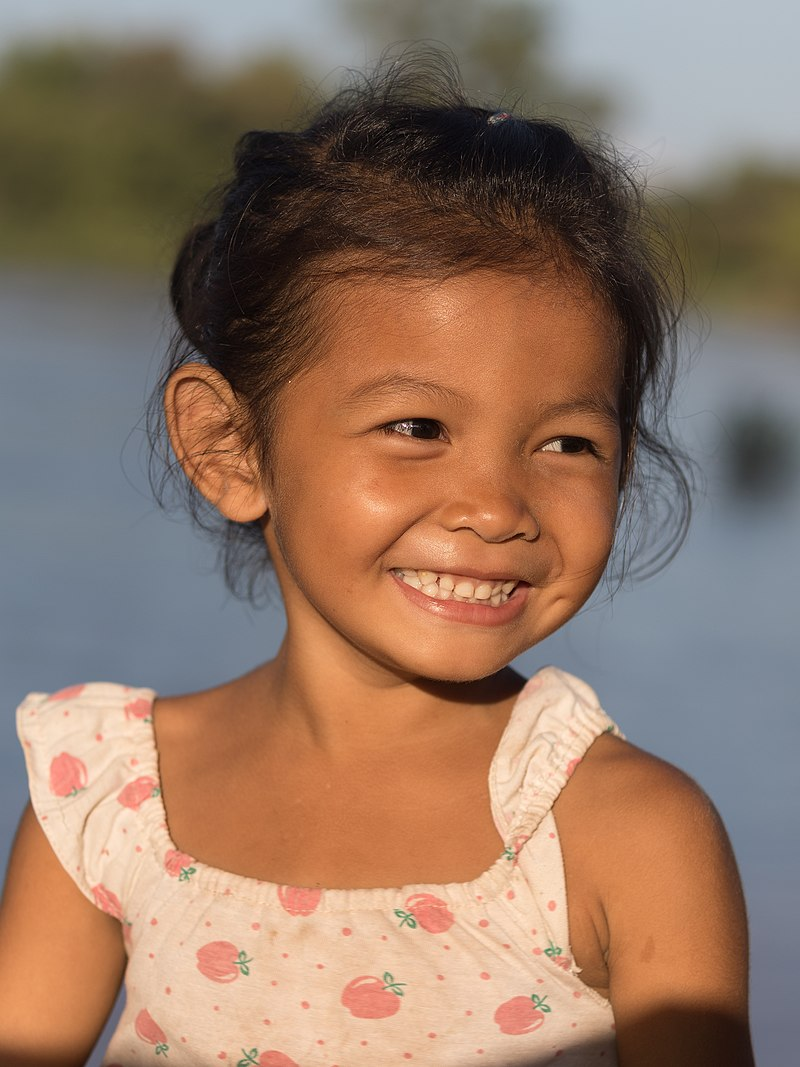
#> input picture download1.jpg, 800 x 1067 px, given in place of download.jpeg, which was not available
$ jupyter execute --allow-errors final.ipynb
#> lines starting #> are read from the running program, lines starting #| are printed output that depends on the picture; pictures that were not available may be replaced by others from this repository, and a replacement may not be noted
[cell 1]
import cv2
import random
import torch
import torch.nn as nn
import torch.nn.parallel
import torch.optim as optim
import torch.utils.data
import torchvision.datasets as dset
import torchvision.transforms as transforms
import torchvision.utils as vutils
import numpy as np
import matplotlib.pyplot as plt
import matplotlib.animation as animation
from IPython.display import HTML

[cell 2]
# Number of workers for dataloader
workers = 2

# Batch size during training
batch_size = 128

# Spatial size of training images. All images will be resized to this
#   size using a transformer.
image_size = 64

# Number of channels in the training images. For color images this is 3
nc = 3

# Size of z latent vector (i.e. size of generator input)
nz = 100

# Size of feature maps in generator
ngf = 64

# Size of feature maps in discriminator
ndf = 64

# Number of training epochs
num_epochs = 500

# Learning rate for optimizers
lr = 0.0002

# Beta1 hyperparameter for Adam optimizers
beta1 = 0.5

# Number of GPUs available. Use 0 for CPU mode.
ngpu = 1

[cell 3]
# Generator Code

class Generator(nn.Module):
    # [25 lines left out: function __init__, not called in this run]

    def forward(self, input):
        return self.main(input)

[cell 4]
class Encoder(nn.Module):
    def __init__(self):
        super(Encoder, self).__init__()
        self.main = nn.Sequential(
            nn.Conv2d(3, 64, 4, 2, 1),
            nn.ReLU(True),
            nn.Conv2d(64, 128, 4, 2, 1),
            nn.BatchNorm2d(128),
            nn.ReLU(True),
            nn.Conv2d(128, 256, 4, 2, 1),
            nn.BatchNorm2d(256),
            nn.ReLU(True),
            nn.Conv2d(256, 512, 4, 2, 1),
            nn.BatchNorm2d(512),
            nn.ReLU(True),
            nn.Conv2d(512, nz, 4, 1, 0), # Output size will be (nz, 1, 1)
            nn.Tanh() # To constrain the output to a specific range
        )

    def forward(self, input):
        return self.main(input)

[cell 5]
class Discriminator(nn.Module):
    def __init__(self, ngpu):
        super(Discriminator, self).__init__()
        self.ngpu = ngpu
        self.main = nn.Sequential(
            # input is ``(nc) x 64 x 64``
            nn.Conv2d(nc, ndf, 4, 2, 1, bias=False),
            nn.LeakyReLU(0.2, inplace=True),
            # state size. ``(ndf) x 32 x 32``
            nn.Conv2d(ndf, ndf * 2, 4, 2, 1, bias=False),
            nn.BatchNorm2d(ndf * 2),
            nn.LeakyReLU(0.2, inplace=True),
            # state size. ``(ndf*2) x 16 x 16``
            nn.Conv2d(ndf * 2, ndf * 4, 4, 2, 1, bias=False),
            nn.BatchNorm2d(ndf * 4),
            nn.LeakyReLU(0.2, inplace=True),
            # state size. ``(ndf*4) x 8 x 8``
            nn.Conv2d(ndf * 4, ndf * 8, 4, 2, 1, bias=False),
            nn.BatchNorm2d(ndf * 8),
            nn.LeakyReLU(0.2, inplace=True),
            # state size. ``(ndf*8) x 4 x 4``
            nn.Conv2d(ndf * 8, 1, 4, 1, 0, bias=False),
            nn.Sigmoid()
        )

    def forward(self, input):
        return self.main(input)

#> (a cell that did not finish here is left out)

#> (a cell that did not finish here is left out)

#> (a cell that did not finish here is left out)

[cell 9]
def detect_and_crop_faces(image_path):
    # Load the pre-trained Haar Cascade face detector
#> called with image_path = 'download.jpeg'
    face_cascade = cv2.CascadeClassifier(cv2.data.haarcascades + 'haarcascade_frontalface_default.xml')

    # Load the image
    image = cv2.imread(image_path)
#> image is the input picture: shape (1067, 800, 3); mean B, G, R 100.6, 118.8, 147.2
    gray_image = cv2.cvtColor(image, cv2.COLOR_BGR2GRAY)
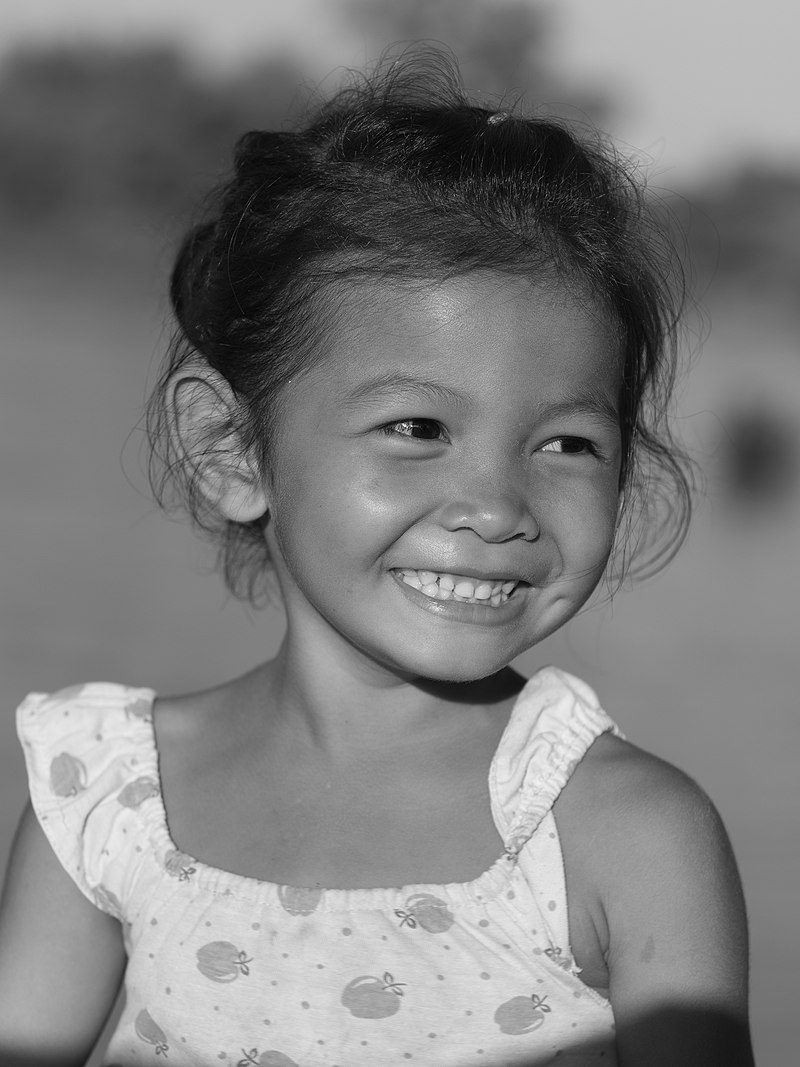
#> gray_image: shape (1067, 800); min 0, max 248, mean 125.2

    # Detect faces in the image
    faces = face_cascade.detectMultiScale(gray_image, scaleFactor=1.1, minNeighbors=5, minSize=(30, 30))
#> faces = [[11, 720, 178, 178], [283, 279, 402, 402]]

    if len(faces) == 0:
        print("No faces detected in the image.")
        return None

    print(f"Detected {len(faces)} faces.")
#| Detected 2 faces.

    # Crop and return each detected face
    cropped_faces = []
    for (x, y, w, h) in faces:
        # Crop the detected face
        face = image[y:y+h, x:x+w]
        cropped_faces.append(face)
#> this loop made 2 passes
#> pass 1, in detect_and_crop_faces, `face = image[y:y+h, x:x+w]`:
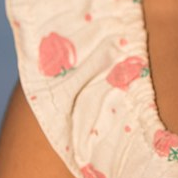
#> face: shape (178, 178, 3); mean B, G, R 149.8, 178.4, 222.9
#> pass 2, in detect_and_crop_faces, `face = image[y:y+h, x:x+w]`:
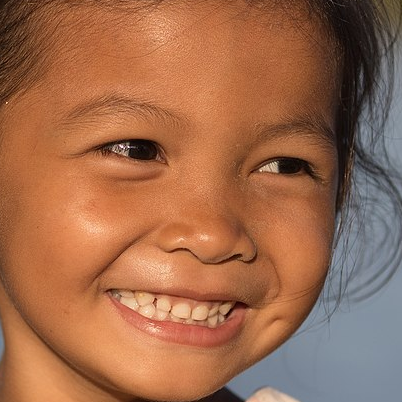
#> face: shape (402, 402, 3); mean B, G, R 77, 106.2, 159.2
#> after the loop, cropped_faces = 2 items

    return cropped_faces

[cell 10]
# Path to the image file
image_path = 'download.jpeg'
# Call the function to detect and display faces
faces = detect_and_crop_faces(image_path)
#> faces = 2 items

[cell 11]
# [11 lines left out: function display_image, not called in this run]

[cell 12]
cv2.imshow("image",faces[0])
cv2.waitKey(0)
cv2.destroyAllWindows()

[cell 13]
import mediapipe as mp
mp_face_mesh = mp.solutions.face_mesh

[cell 14]
import mediapipe as mp
import numpy as np
from PIL import Image


def extract_face_region(image):
    # Initialize MediaPipe face mesh
    mp_face_mesh = mp.solutions.face_mesh

    # Convert the image to RGB (MediaPipe requires RGB format)
    image_rgb = cv2.cvtColor(image, cv2.COLOR_BGR2RGB)

    # Detect facial landmarks in the image
    with mp_face_mesh.FaceMesh(static_image_mode=True, max_num_faces=1, min_detection_confidence=0.5) as face_mesh:
        results = face_mesh.process(image_rgb)

        # Check if landmarks are detected
        if results.multi_face_landmarks:
            for detection in results.multi_face_landmarks:
                # Extract face mesh points
                face_mesh_points = []
                for landmark in detection.landmark:
                    # Convert normalized coordinates to pixel coordinates
                    height, width, _ = image.shape
                    x, y = int(landmark.x * width), int(landmark.y * height)
                    face_mesh_points.append((x, y))

                # Find convex hull of the face mesh points
                hull = cv2.convexHull(np.array(face_mesh_points), returnPoints=True)

                # Crop the facial region using the convex hull
                mask = np.zeros_like(image)
                cv2.fillPoly(mask, [hull], (255, 255, 255))
                face_region = cv2.bitwise_and(image, mask)

                # Find the bounding box of the facial region
                x, y, w, h = cv2.boundingRect(hull)
                cropped_face = face_region[y:y+h, x:x+w]

                return cropped_face

    # If no landmarks are detected, return None
    return None

[cell 15]
def get_fake(face):
    shape = face.shape[:2]
    input_image = Image.fromarray(np.uint8(faces[0])).convert("RGB")
    preprocess = transforms.Compose([
        transforms.Resize(image_size),  # Resize the image to match the input size of netG
        transforms.ToTensor(),         # Convert to tensor
        transforms.Normalize((0.5, 0.5, 0.5), (0.5, 0.5, 0.5)),  # Normalize
    ])
    input_tensor = preprocess(input_image).unsqueeze(0).to(device)  # Add batch dimension

    # Pass the input tensor through netG to obtain the generated output
    with torch.no_grad():
        fixed_noise = encoder(input_tensor)
        fake = netG(fixed_noise).detach().cpu()

    # Visualize the generated output image
    generated_output_image = vutils.make_grid(fake, padding=2, normalize=True)
    generated_output_image = generated_output_image.permute(1, 2, 0).numpy()  # Channels last
    generated_output_image = (generated_output_image * 255).astype(np.uint8)  # Convert to uint8
    generated_output_image = cv2.cvtColor(generated_output_image, cv2.COLOR_RGB2BGR)  # Convert to BGR for OpenCV
    generated_output_image = cv2.resize(generated_output_image, (shape[1], shape[0]))  # Resize to original shape

    return generated_output_image

[cell 16]
def detect_and_get_fake(image_path):
    # Load the pre-trained Haar Cascade face detector
#> called with image_path = 'download.jpeg'
    face_cascade = cv2.CascadeClassifier(cv2.data.haarcascades + 'haarcascade_frontalface_default.xml')

    # Load the image
    image = cv2.imread(image_path)
    gray_image = cv2.cvtColor(image, cv2.COLOR_BGR2GRAY)

    # Detect faces in the image
    faces = face_cascade.detectMultiScale(gray_image, scaleFactor=1.1, minNeighbors=5, minSize=(30, 30))
#> faces = [[11, 720, 178, 178], [283, 279, 402, 402]]

    if len(faces) == 0:
        print("No faces detected in the image.")
        return None

    print(f"Detected {len(faces)} faces.")
#| Detected 2 faces.

    # Crop and return each detected face
    cropped_faces = []
    for (x, y, w, h) in faces:
        # Crop the detected face
        face = image[y:y+h, x:x+w]
        deep_face = get_fake(face)
        deep_face = cv2.cvtColor(deep_face,cv2.COLOR_BGR2RGB)
        image[y:y+h, x:x+w] = deep_face
#> this loop made 1 pass

    cv2.imshow("deep_fake",image)
    cv2.waitKey(0)
    cv2.destroyAllWindows()
    return deep_face

[cell 17]
image_path = "download.jpeg"

#> (a cell that did not finish here is left out)

[cell 19]
test_image = cv2.imread("download1.jpg")
#> (the rest of this cell did not finish here and is left out)
